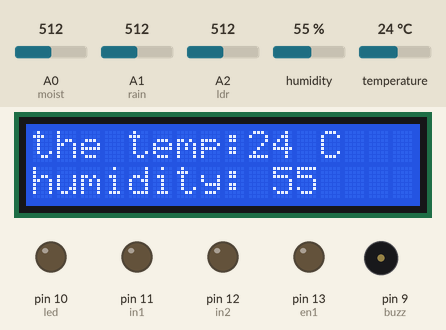
Recording of a sketch running on a simulated Arduino Uno, built with avr-gcc and run on an emulated ATmega328P. Shown: 16×2 character LCD, output pins drawn as LEDs (lit = HIGH), buzzer (waves = sounding). The inputs (shaded band) are chosen by the test bench; at power-on: A2 (ldr) = 512, temperature 24 °C, A0 (moist) = 512, A1 (rain) = 512, humidity 55 %.

Above: at 1.2 s.
1.3 s: A2 (ldr) set to 376
At 3.5 s:
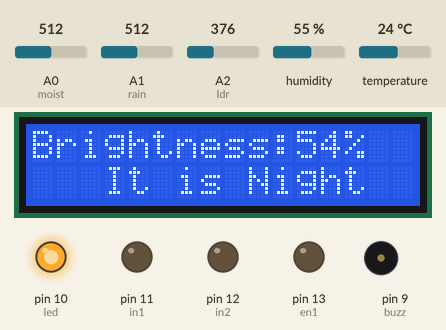
9.6 s: A2 (ldr) set to 361
At 11.2 s:
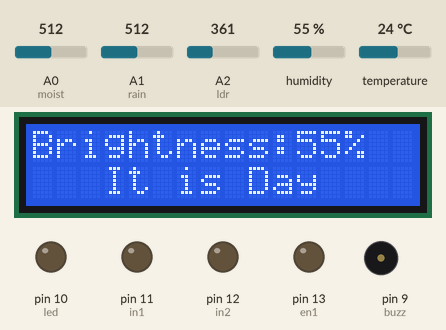
21.6 s: temperature set to 9 °C
At 24.8 s:
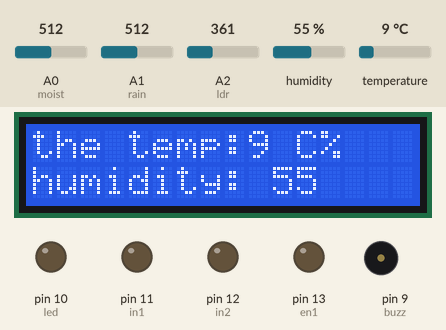
35.6 s: A0 (moist) set to 716
At 37.2 s:
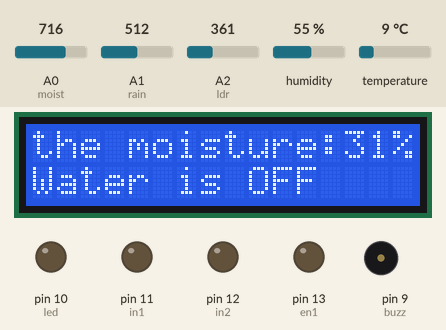
40.6 s: A1 (rain) set to 716
At 47.8 s:
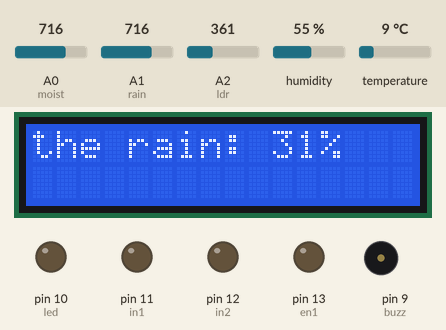
49.8 s: A2 (ldr) set to 716
At 53.8 s:
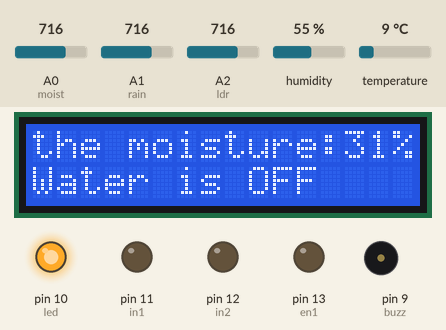
Timing chart, 0 to 55.3 s (numbered marks = the images above; inputs shaded):
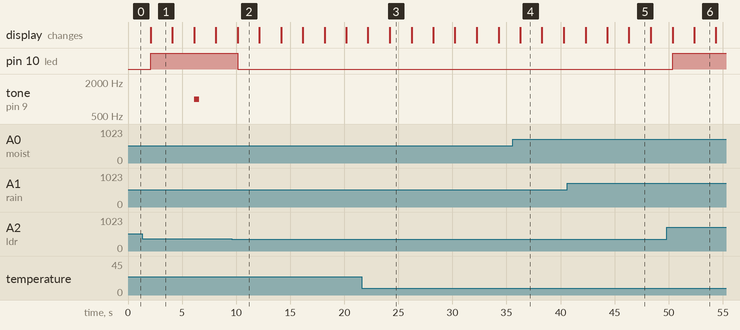

The sketch:

smartgarden.ino
```cpp
#include <dht.h>
dht DHT;
#include <LiquidCrystal.h>
int rs = 2, en = 3, d4 = 4, d5 = 5, d6 = 6, d7 = 7;
LiquidCrystal lcd (rs, en, d4, d5, d6, d7);
int temp , humidity, light, raindrop;
int dht = 8, buzz = 9, led = 10,in1=11,in2=12 ,en1 =13;
int ldr = A2;
int moist = A0;
int rain = A1;
int done = 1;
void water_on ()
{
  digitalWrite(in1, LOW);
  digitalWrite(in2, HIGH);
  digitalWrite(en1, HIGH);
  lcd.setCursor(0, 1);
  lcd.print("Water is ON");
}
void water_off()
{
  digitalWrite(in1, LOW);
  digitalWrite(in2, LOW);
  digitalWrite(en1, LOW);
  lcd.setCursor(0, 1);
  lcd.print("Water is OFF");
}
void Light()
{
  if (light < 55)
  {
    digitalWrite(led, HIGH);
    lcd.setCursor(3, 1);
    lcd.print("It is Night");

  }
  else {
    digitalWrite(led, LOW);
    lcd.setCursor(3, 1);
    lcd.print("It is Day");
  }
}

void setup() {
  lcd.begin(16, 2);
  pinMode(led, OUTPUT);
  pinMode(in1, OUTPUT);
  pinMode(in2, OUTPUT);
  pinMode(en1, OUTPUT);
}

void loop() {
  DHT.read11(dht);
  int moisture;
  int value = analogRead(moist);
  moisture = map(value, 0, 1023, 100, 0);


  //temperature
  temp = DHT.temperature;
  lcd.setCursor(0, 0);
  lcd.print("the temp:");
  lcd.print(temp);
  lcd.print(" C");

  //humidity
  humidity = DHT.humidity;
  lcd.setCursor(0, 1);
  lcd.print("humidity: ");
  lcd.print(humidity);
  delay(2000);
  lcd.clear();

  //ldr
  int value2 = analogRead(ldr);
  light = map(value2, 0, 1023, 100, 0) - 10;
  lcd.setCursor(0, 0);
  lcd.print("Brightness:");
  lcd.print(light);
  lcd.print("%");
  Light();
  delay(2000);
  lcd.clear();

  //moisture
  value = analogRead(moist);
  moisture = map(value, 0, 1023, 100, 0);
  lcd.setCursor(0, 0);
  lcd.print("the moisture:");
  lcd.print(moisture);
  lcd.print("%");
  if (temp <= 20)
  {
    if (moisture < 10 && done==1) {
      water_on();
    }
    else if ( light >= 50 && light <= 60 && done==1)
    {
      if ( moisture >= 18 && moisture <= 20) {
        water_on();
      }
      else {
        water_off();
      }
    }
    else {
      water_off();
    }
  }
  else {
    if (moisture < 10 && done==1) {
      water_on();
    }
    else if (light >= 50 && light <= 60 && done==1)
    {
      if (moisture >= 18 && moisture <= 20) {
        water_on();
      }
      else {
        water_off();
      }
    }
    else if (85 <= light && light <= 90 && done==1)
    {
      if (18 <= moisture && moisture <= 20) {
        water_on();
      }
      else {
        water_off();
      }
    }
    else {
      water_off();
    }
  }
  delay(2000);
  lcd.clear();

  //rain
  int value3 = analogRead(rain);
  raindrop = map(value3, 0, 1023, 100, 0);
  lcd.setCursor(0, 0);
  lcd.print("the rain: ");
  lcd.print(raindrop);
  lcd.print("%");
  if (raindrop > 30)
  {
    if (done == 1) {
      tone(buzz, 1000, 500);
      done = 0;
    }
  }
  else
  {
    noTone(buzz);
    done = 1;
  }
  delay(2000);
}
```

Measured:
- the behaviour switches between 369 and 368 on A2 (ldr) (found by bisection; images 1 and 2)
- after the input at 9.6 s, pin 10 (led): HIGH → LOW after 0.54 s; the display: changes after 0.54 s (image 2)
- after the input at 21.6 s, the display: first differs from a run without the input after 2.6 s (image 3)
- after the input at 49.8 s, pin 10 (led): LOW → HIGH after 0.56 s; the display: first changes after 0.56 s (image 6 shows a later state)
- what the display in image 1 shows lasts 2.0 s, from 2.1 s to 4.1 s
